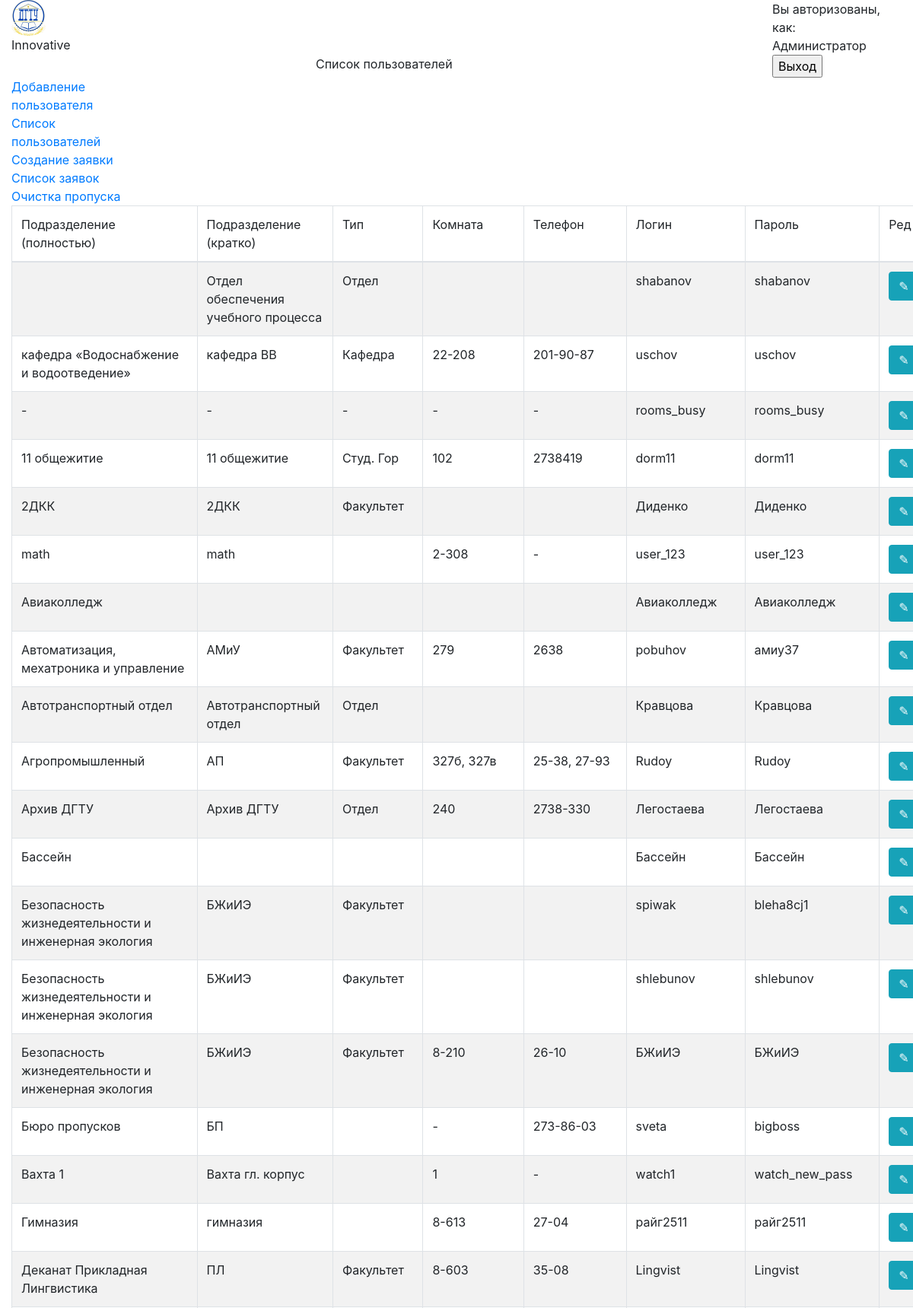
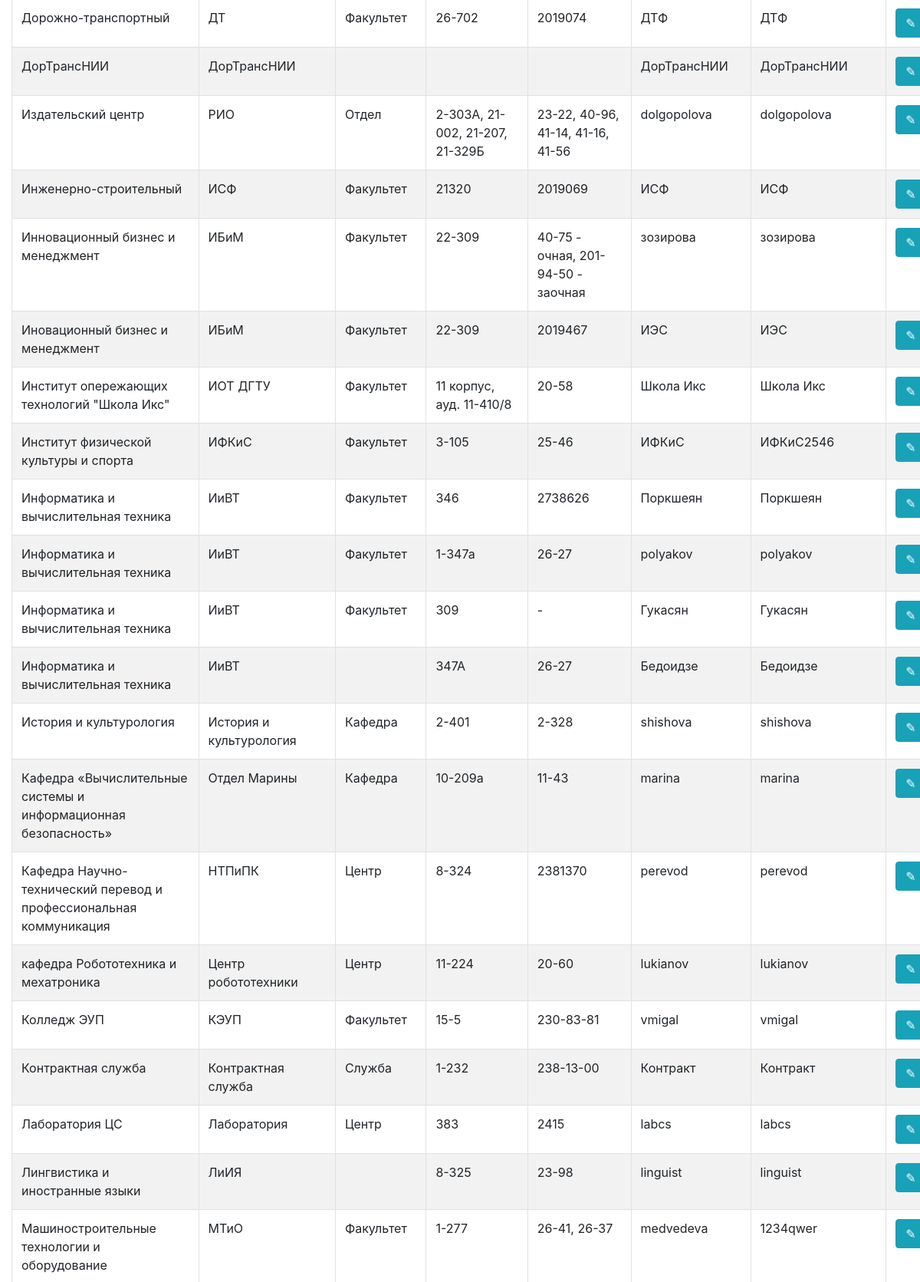
Screenshot of /?page=users_list (signed in, upper part) with the database file from the repository (2 pictures, top to bottom).
### tables this page shows
CREATE TABLE `users` (
  `id` int(11) NOT NULL,
  `department_full` text NOT NULL,
  `department_short` text NOT NULL,
  `type` text NOT NULL,
  `room` text NOT NULL,
  `phone` text NOT NULL,
  `login` text NOT NULL,
  `password` text NOT NULL,
  `module` text NOT NULL,
  `status` text NOT NULL
);

### application/model/connection.php (called while the page is built, shortened)
<?php
    class connection extends abstractConnection
    {
        public $mysql;
        protected function __construct()
        {
            $connectInfo = parse_ini_file(__DIR__ . "/connection.ini");
            $mysqli = new mysqli($connectInfo['hostname'], $connectInfo['login'], $connectInfo['password'], $connectInfo['database']);
            $this->mysql = $mysqli;
        }
        protected function select($value, $table, $where = '', $order = '', $limit = '', $report = '')
        {
            if ((stripos("{$value}","COUNT") !== false) || (stripos("{$value}","MAX") !== false)) { $value = "{$value}"; }
            elseif (($value != '*') && (stripos("{$value}","DISTINCT") === false)) { $value = "{$value}"; }
            if ($where != null) { $where = " WHERE {$where} "; }
            if (($order != null) && (stripos("{$order}","GROUP BY") === false)) { $order = " ORDER BY {$order} "; }
            $this->sql_query_select = $this->mysql->query("SELECT {$value} FROM {$table}{$where}{$order}{$limit}");
            return $this->sql_query_select;
        }
    }

### application/model/kernel.php (called while the page is built, shortened)
<?php
    require_once(__DIR__ . "/connection.php");
    class kernel extends abstractKernel
    {
        protected function __construct()
        {
            if ($_COOKIE['user'])
            { $this->currentUserInfo(); }
        }
        protected function currentUserInfo()
        {
            $userInfo = $this->select("status, department_full, department_short, room, phone, module, type",'users',"id = {$_COOKIE['user']}");
        }
    }

### application/model/main.php (called while the page is built, shortened)
<?php
    class main extends abstractMain
    {
        public function __construct()
        {
            parent::__construct();
            if ($_COOKIE['user'])
            { $this->navigation(); }
        }
        public function navigation()
        {
            $pagesList = $this->select("name, translation", "pages","module = '{$this->currentUser['module']}' AND {$this->currentUser['status']} = 1");
            if ($pagesList->num_rows != 0)
            {
                while ($array = mysqli_fetch_array($pagesList, MYSQLI_ASSOC))
                { $this->currentUser['navigation'][$array['name']] = $array['translation']; }
            }
        }
    }

### application/controller/controller.php (called while the page is built, shortened)
<?php
	$previousDir = dirname(__DIR__, 1);
    require_once $previousDir.'/model/kernel.php';
    require_once $previousDir.'/model/main.php';
    $MAIN = new main;
    if ($_COOKIE['user'])
    {
        $currentUser = $MAIN->currentUser;
    }
    if (($_GET['page'] == 'profile') || ($_GET['page'] == 'user_create') || ($_GET['page'] == 'users_list'))
    {
        require_once $previousDir.'/model/users.php';
        $USERS = new users;
        if ($_POST['profile_update'])
        { $USERS->profile($currentUser['id']); }
        elseif ($_POST['user_create'])
        { $userCheck = $USERS->userCreate(); }
        elseif ($_GET['page'] == 'users_list')
        {
            $usersList = $userCheck = $USERS->usersList($currentUser['module']);
        }
    }

### application/model/users.php (called while the page is built, shortened)
<?php
    class users extends abstractUsers
    {
        public function __construct()
        {
            parent::__construct();
        }
        public function usersList($currentUserModule)
        {
            $usersList = array();
            $queryUsersList = $this->select("*","users","module = '{$currentUserModule}'","department_full ASC");
            if ($queryUsersList->num_rows != 0)
            {
                while ($array = mysqli_fetch_array($queryUsersList, MYSQLI_ASSOC))
                {
                    if ($array['status'] == 'user')
                    { $usersList[$array['id']] = $array; }
                }
            }
            return $usersList;
        }
    }

### application/view/bureau/users_list.php (the view, shortened to what this page needs)
<div class = 'row table-main-div'>
    <div class = 'col'>
        <form method = "post">
            <table class = 'table table-bordered table-striped'>
                <thead>
                <tr>
                    <td>Подразделение (полностью)</td>
                    <td>Подразделение (кратко)</td>
                    <td>Тип</td>
                    <td>Комната</td>
                    <td>Телефон</td>
                    <td>Логин</td>
                    <td>Пароль</td>
                    <td>Ред</td>
                </tr>
                </thead>
                <tbody>
                <?php foreach ($usersList as $key => $value) { ?>
                    <tr>
                        <td><?= $value['department_full'] ?></td>
                        <td><?= $value['department_short'] ?></td>
                        <td><?= $value['type'] ?></td>
                        <td><?= $value['room'] ?></td>
                        <td><?= $value['phone'] ?></td>
                        <td><?= $value['login'] ?></td>
                        <td><?= $value['password'] ?></td>
                        <td class = 'td-centered'>
                            <input type = 'submit' class = 'btn btn-info' name = 'user-edit[<?= $key ?>]' value = '✎'>
                        </td>
                    </tr>
                <?php } ?>
                </tbody>
            </table>
        </form>
    </div>
</div>

### index.php (shortened to what this page needs)
<?php
    require_once 'application/controller/controller.php';
	$production = 0;
?>
<!DOCTYPE html>
<html lang = 'ru'>
    <head>
		<link rel = 'stylesheet' href = '/public/bootstrap/css/bootstrap.min.css'>
		<?php if ($production): ?>
			<script src = '/public/jQuery.js'></script>
			<link rel = 'stylesheet' type = 'text/css' href = 'public/styles/main.css'>
			<link rel = 'stylesheet' type = 'text/css' href = 'public/styles/form.css'>
			<link rel = 'stylesheet' type = 'text/css' href = 'public/styles/table.css'>
			<link rel = 'stylesheet' type = 'text/css' href = 'public/styles/<?= $currentUser['module'] ?>.css'>
		<?php else: ?>
			<link rel ='stylesheet/less' type = 'text/css' href = 'public/styles/main.less'>
			<link rel = 'stylesheet/less' type = 'text/css' href = 'public/styles/form.less'>
			<link rel = 'stylesheet/less' type = 'text/css' href = 'public/styles/table.less'>
			<link rel = 'stylesheet/less' type = 'text/css' href = 'public/styles/<?= $currentUser['module'] ?>./orders.less'>
		<?php endif; ?>
    </head>
    <body>
        <?php if ($currentUser != ''): ?>
			<header>
				<form method = "post">
					<div class = 'container-fluid'>
						<div class = 'row site-header'>
							<div class = 'col title-div'>
								<div><img src = '/public/img/logo.png' alt = ''></div>
								<div class = 'title'>Innovative <?= $module['title'] ?></div>
							</div>
							<div class = 'col-2 user-div'>
								<div class = 'greetings'>Вы авторизованы, как:</div>
								<div><?= $currentUser['description'] ?></div>
							</div>
						</div>
						<div class = 'row page-header'>
							<div class = 'col-2'></div>
							<div class = 'col-2 pre-nav'></div>
							<div class = 'col title'><?= $currentUser['navigation'][$_GET['page']] ?></div>
							<div class = 'col-2'>
								<div class = 'exit'>
									<input type = 'submit' value = 'Выход' name = 'exit'>
								</div>
							</div>
						</div>
					</div>
				</form>
			</header>
			<main>
				<div class = 'container-fluid'>
					<div class = 'row'>
						<div class = 'col-2 nav-main-div'>
							<nav>
								<?php if ($currentUser['navigation'] != ''): ?>
									<?php foreach ($currentUser['navigation'] as $key => $value): ?>
										<a href = '/?page=<?= $key ?>'>
											<div class = 'nav-div'><?= $value ?></div>
										</a>
									<?php endforeach; ?>
								<?php endif; ?>
							</nav>
						</div>
						<div class = 'col'>
							<?php require_once "application/view/{$currentUser['module']}/{$_GET['page']}.php"; ?>
						</div>
					</div>
				</div>
			</main>
        <?php else: ?>
			<?php require_once 'application/view/login.php'; ?>
        	<script>$('#login-modal').modal('show');</script>
        <?php endif; ?>
    </body>
</html>

### rows the page displays
users: department_short "Отдел обеспечения учебного процесса", type "Отдел", login "shabanov", password "shabanov"
users: department_full "кафедра «Водоснабжение и водоотведение»", department_short "кафедра ВВ", type "Кафедра", room "22-208", phone "201-90-87", login "uschov", password "uschov"
users: department_full "-", department_short "-", type "-", room "-", phone "-", login "rooms_busy", password "rooms_busy"
users: department_full "11 общежитие", department_short "11 общежитие", type "Студ. Гор", room "102", phone "2738419", login "dorm11", password "dorm11"
users: department_full "2ДКК", department_short "2ДКК", type "Факультет", login "Диденко", password "Диденко"
users: department_full "math", department_short "math", room "2-308", phone "-", login "user_123", password "user_123"
users: department_full "Авиаколледж", login "Авиаколледж", password "Авиаколледж"
users: department_full "Автоматизация, мехатроника и управление", department_short "АМиУ", type "Факультет", room "279", phone "2638", login "pobuhov", password "амиу37"
users: department_full "Автотранспортный отдел", department_short "Автотранспортный отдел", type "Отдел", login "Кравцова", password "Кравцова"
users: department_full "Агропромышленный", department_short "АП", type "Факультет", room "327б, 327в", phone "25-38, 27-93", login "Rudoy", password "Rudoy"
users: department_full "Архив ДГТУ", department_short "Архив ДГТУ", type "Отдел", room "240", phone "2738-330", login "Легостаева", password "Легостаева"
users: department_full "Бассейн", login "Бассейн", password "Бассейн"
users: department_full "Безопасность жизнедеятельности и инженерная экология", department_short "БЖиИЭ", type "Факультет", login "spiwak", password "bleha8cj1"
users: department_full "Безопасность жизнедеятельности и инженерная экология", department_short "БЖиИЭ", type "Факультет", login "shlebunov", password "shlebunov"
users: department_full "Безопасность жизнедеятельности и инженерная экология", department_short "БЖиИЭ", type "Факультет", room "8-210", phone "26-10", login "БЖиИЭ", password "БЖиИЭ"
users: department_full "Бюро пропусков", department_short "БП", room "-", phone "273-86-03", login "sveta", password "bigboss"
users: department_full "Вахта 1", department_short "Вахта гл. корпус", room "1", phone "-", login "watch1", password "watch_new_pass"
users: department_full "Гимназия", department_short "гимназия", room "8-613", phone "27-04", login "райг2511", password "райг2511"
users: department_full "Деканат Прикладная Лингвистика", department_short "ПЛ", type "Факультет", room "8-603", phone "35-08", login "Lingvist", password "Lingvist"
users: department_full "Дорожно-транспортный", department_short "ДТ", type "Факультет", room "26-702", phone "2019074", login "ДТФ", password "ДТФ"
users: department_full "ДорТрансНИИ", department_short "ДорТрансНИИ", login "ДорТрансНИИ", password "ДорТрансНИИ"
users: department_full "Издательский центр", department_short "РИО", type "Отдел", room "2-303А, 21-002, 21-207, 21-329Б", phone "23-22, 40-96, 41-14, 41-16, 41-56", login "dolgopolova", password "dolgopolova"
users: department_full "Инженерно-строительный", department_short "ИСФ", type "Факультет", room "21320", phone "2019069", login "ИСФ", password "ИСФ"
users: department_full "Инновационный бизнес и менеджмент", department_short "ИБиМ", type "Факультет", room "22-309", phone "40-75 - очная, 201-94-50 - заочная", login "зозирова", password "зозирова"
users: department_full "Иновационный бизнес и менеджмент", department_short "ИБиМ", type "Факультет", room "22-309", phone "2019467", login "ИЭС", password "ИЭС"
users: department_full "Институт опережающих технологий \"Школа Икс\"", department_short "ИОТ ДГТУ", type "Факультет", room "11 корпус, ауд. 11-410/8", phone "20-58", login "Школа Икс", password "Школа Икс"
users: department_full "Институт физической культуры и спорта", department_short "ИФКиС", type "Факультет", room "3-105", phone "25-46", login "ИФКиС", password "ИФКиС2546"
users: department_full "Информатика и вычислительная техника", department_short "ИиВТ", type "Факультет", room "346", phone "2738626", login "Поркшеян", password "Поркшеян"
users: department_full "Информатика и вычислительная техника", department_short "ИиВТ", type "Факультет", room "1-347а", phone "26-27", login "polyakov", password "polyakov"
users: department_full "Информатика и вычислительная техника", department_short "ИиВТ", type "Факультет", room "309", phone "-", login "Гукасян", password "Гукасян"
users: department_full "Информатика и вычислительная техника", department_short "ИиВТ", room "347А", phone "26-27", login "Бедоидзе", password "Бедоидзе"
users: department_full "История и культурология", department_short "История и культурология", type "Кафедра", room "2-401", phone "2-328", login "shishova", password "shishova"
users: department_full "Кафедра «Вычислительные системы и информационная безопасность»", department_short "Отдел Марины", type "Кафедра", room "10-209а", phone "11-43", login "marina", password "marina"
users: department_full "Кафедра Научно-технический перевод и профессиональная коммуникация", department_short "НТПиПК", type "Центр", room "8-324", phone "2381370", login "perevod", password "perevod"
users: department_full "кафедра Робототехника и мехатроника", department_short "Центр робототехники", type "Центр", room "11-224", phone "20-60", login "lukianov", password "lukianov"
users: department_full "Колледж ЭУП", department_short "КЭУП", type "Факультет", room "15-5", phone "230-83-81", login "vmigal", password "vmigal"
users: department_full "Контрактная служба", department_short "Контрактная служба", type "Служба", room "1-232", phone "238-13-00", login "Контракт", password "Контракт"
users: department_full "Лаборатория ЦС", department_short "Лаборатория", type "Центр", room "383", phone "2415", login "labcs", password "labcs"
users: department_full "Лингвистика и иностранные языки", department_short "ЛиИЯ", room "8-325", phone "23-98", login "linguist", password "linguist"
users: department_full "Машиностроительные технологии и оборудование", department_short "МТиО", type "Факультет", room "1-277", phone "26-41, 26-37", login "medvedeva", password "1234qwer"

### other values shown
$currentUser['description'] "Администратор"
$currentUser['navigation'][$_GET['page']] "Список пользователей"
$value "Добавление пользователя"
$value "Список пользователей"
$value "Создание заявки"
$value "Список заявок"
$value "Очистка пропуска"
